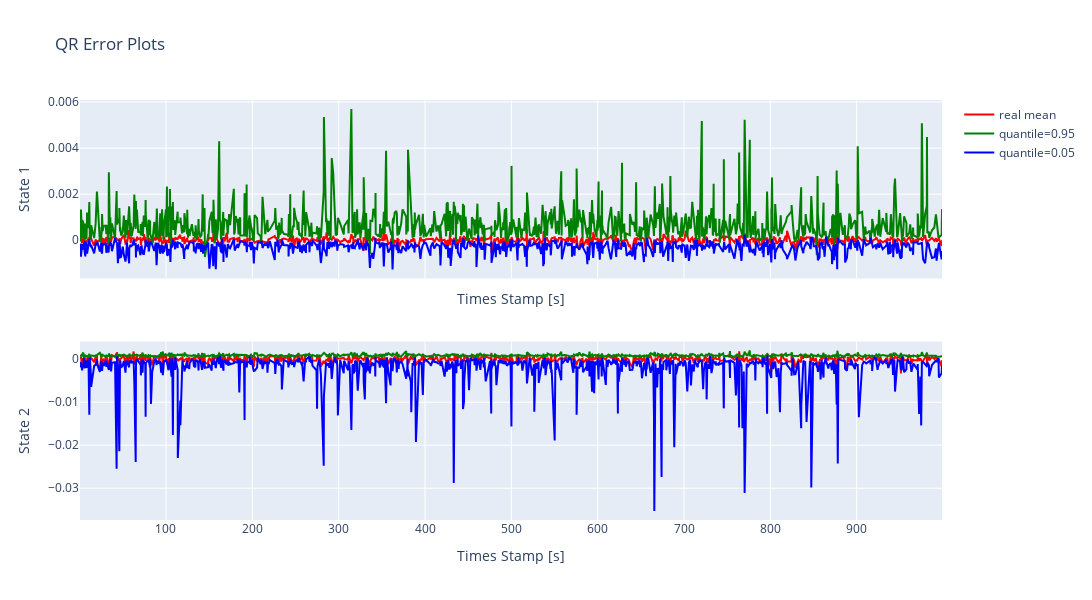

Here is the notebook cell this chart was saved with:
### Markdown cell above
This section visualises the quantile regression on the calibration data which the regressors has yet not seen.

### Code cell
dm.cqr_plot_qr_error()

### Figure 1 — Plotly figure (JSON) as saved in the notebook; plotly's stock layout.template omitted (floating-point values rounded to 4 significant figures; data arrays with more than 128 entries replaced by an {"elided": "..."} marker saying what was removed)
{"data": [{"line": {"color": "red"}, "mode": "lines", "name": "real mean", "showlegend": true, "type": "scatter", "x": {"elided": "1000 float values"}, "xaxis": "x", "y": {"elided": "1000 float values"}, "yaxis": "y"}, {"line": {"color": "green"}, "mode": "lines", "name": "quantile=0.95", "showlegend": true, "type": "scatter", "x": {"elided": "1000 float values"}, "xaxis": "x", "y": {"elided": "1000 float values"}, "yaxis": "y"}, {"line": {"color": "blue"}, "mode": "lines", "name": "quantile=0.05", "showlegend": true, "type": "scatter", "x": {"elided": "1000 float values"}, "xaxis": "x", "y": {"elided": "1000 float values"}, "yaxis": "y"}, {"line": {"color": "red"}, "mode": "lines", "name": "real mean", "showlegend": false, "type": "scatter", "x": {"elided": "1000 float values"}, "xaxis": "x2", "y": {"elided": "1000 float values"}, "yaxis": "y2"}, {"line": {"color": "green"}, "mode": "lines", "name": "quantile=0.95", "showlegend": false, "type": "scatter", "x": {"elided": "1000 float values"}, "xaxis": "x2", "y": {"elided": "1000 float values"}, "yaxis": "y2"}, {"line": {"color": "blue"}, "mode": "lines", "name": "quantile=0.05", "showlegend": false, "type": "scatter", "x": {"elided": "1000 float values"}, "xaxis": "x2", "y": {"elided": "1000 float values"}, "yaxis": "y2"}], "layout": {"height": 600, "showlegend": true, "title": {"text": "QR Error Plots"}, "width": 1800, "xaxis": {"anchor": "y", "domain": [0, 1], "matches": "x2", "showticklabels": false, "title": {"text": "Times Stamp [s]"}}, "xaxis2": {"anchor": "y2", "domain": [0, 1], "title": {"text": "Times Stamp [s]"}}, "yaxis": {"anchor": "x", "domain": [0.575, 1], "title": {"text": " State 1"}}, "yaxis2": {"anchor": "x2", "domain": [0, 0.425], "title": {"text": " State 2"}}}}
